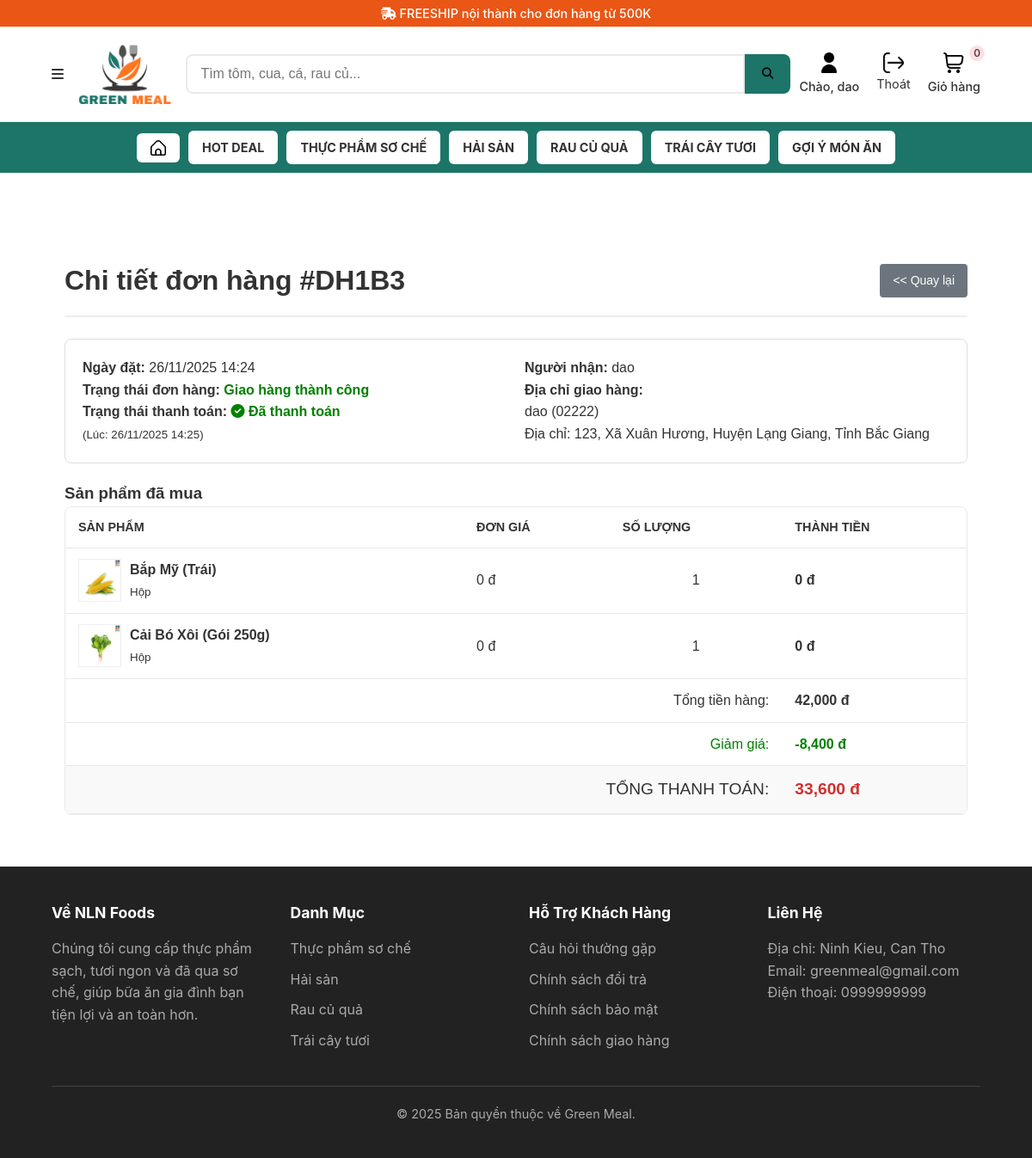
The app's page /public/account/orderDetail/DH1B3 (signed in) with its own data.
### tables this page shows
CREATE TABLE `danh_muc` (
  `ID_DM` varchar(5) NOT NULL,
  `TEN_DM` varchar(200) NOT NULL
);

CREATE TABLE `don_hang` (
  `ID_DH` varchar(5) NOT NULL,
  `ID_PTTT` varchar(5) NOT NULL,
  `ID_TK` char(15) NOT NULL,
  `DIA_CHI_GIAO_DH` varchar(1000) NOT NULL,
  `NGAY_GIO_TAO_DON` datetime NOT NULL,
  `NGAY_DU_KIEN_GIAO` date NOT NULL,
  `TONG_GIA_TRI_DH` decimal(10,2) NOT NULL,
  `TIEN_GIAM_GIA` decimal(10,2) NOT NULL,
  `SO_TIEN_THANH_TOAN` decimal(10,2) NOT NULL,
  `TRANG_THAI_THANH_TOAN` varchar(50) NOT NULL,
  `NGAY_THANH_TOAN` datetime NOT NULL,
  `TRANG_THAI_BL` varchar(50) NOT NULL
);

CREATE TABLE `don_hang_hien_tai` (
  `ID_DH` varchar(5) NOT NULL,
  `TRANG_THAI_DHHT` varchar(50) NOT NULL DEFAULT 'Chờ xử lý',
  `NGAY_GIO_CAP_NHAT` datetime NOT NULL
);

CREATE TABLE `tai_khoan` (
  `ID_TK` char(15) NOT NULL,
  `ID_GH` varchar(5) NOT NULL,
  `ID_ND` varchar(5) NOT NULL,
  `HO_TEN` varchar(30) NOT NULL,
  `GIOI_TINH` char(10) NOT NULL,
  `SDT_TK` char(15) NOT NULL,
  `EMAIL` varchar(100) NOT NULL,
  `MAT_KHAU` varchar(255) NOT NULL,
  `NGAY_GIO_TAO_TK` datetime NOT NULL,
  `NGAY_GIO_CAP_NHAT` datetime NOT NULL,
  `DIA_CHI_AVT` varchar(200) DEFAULT NULL
);

CREATE TABLE `chi_tiet_don_hang` (
  `ID_DH` varchar(5) NOT NULL,
  `ID_HH` varchar(5) NOT NULL,
  `SO_LUONG_BAN_RA` int(11) NOT NULL,
  `don_gia_ban` decimal(10,0) NOT NULL
);

CREATE TABLE `hang_hoa` (
  `ID_HH` varchar(5) NOT NULL,
  `ID_LHH` varchar(5) NOT NULL,
  `ID_DVT` varchar(5) NOT NULL,
  `ID_KM` varchar(5) DEFAULT NULL,
  `TEN_HH` varchar(100) NOT NULL,
  `link_anh` varchar(255) DEFAULT NULL,
  `MO_TA_HH` text NOT NULL,
  `SO_LUONG_TON_HH` decimal(10,2) NOT NULL,
  `DUOC_PHEP_BAN` tinyint(1) NOT NULL,
  `LA_HANG_SX` tinyint(1) NOT NULL,
  `HSD` datetime NOT NULL
);

CREATE TABLE `dvt` (
  `ID_DVT` varchar(5) NOT NULL,
  `DVT` varchar(50) NOT NULL
);

### src/views/account/order-detail.php (the view, shortened to what the rows shown need)
<?php require_once __DIR__ . '/../partials/header.php'; ?>
<div class="container account-page-container">
    <div class="account-header">
        <h2>Chi tiết đơn hàng #<?php echo $order['ID_DH']; ?></h2>
        <a href="<?php echo BASE_PATH; ?>/account/index" class="btn-secondary">&lt;&lt; Quay lại</a>
    </div>
    <div class="order-info-box" style="background: #fff; padding: 20px; border: 1px solid #ddd; border-radius: 8px; margin-bottom: 20px;">
        <div class="row" style="display: flex; flex-wrap: wrap; gap: 20px;">
            <div style="flex: 1;">
                <p><strong>Ngày đặt:</strong> <?php echo date('d/m/Y H:i', strtotime($order['NGAY_GIO_TAO_DON'])); ?></p>
                <p><strong>Trạng thái đơn hàng:</strong>
                    <?php
                    $stt = $order['TRANG_THAI_DHHT'];
                    $color = 'gray';
                    if($stt == 'Giao hàng thành công') $color = 'green';
                    ?>
                    <span style="color: <?php echo $color; ?>; font-weight: bold;"><?php echo $stt; ?></span>
                </p>
                <p><strong>Trạng thái thanh toán:</strong>
                    <?php if ($order['TRANG_THAI_THANH_TOAN'] == 'Đã thanh toán'): ?>
                        <span style="color: green; font-weight: bold;">
                            <i class="fa fa-check-circle"></i> Đã thanh toán
                        </span>
                        <?php if(!empty($order['NGAY_THANH_TOAN']) && $order['NGAY_THANH_TOAN'] != '0000-00-00 00:00:00'): ?>
                            <br><small>(Lúc: <?php echo date('d/m/Y H:i', strtotime($order['NGAY_THANH_TOAN'])); ?>)</small>
                        <?php endif; ?>
                    <?php else: ?>
                        <span style="color: red;">Chưa thanh toán</span>
                    <?php endif; ?>
                </p>
            </div>
            <div style="flex: 1;">
                <p><strong>Người nhận:</strong> <?php echo htmlspecialchars($order['HO_TEN'] ?? $_SESSION['user']['HO_TEN']); ?></p>
                <p><strong>Địa chỉ giao hàng:</strong><br> <?php echo nl2br(htmlspecialchars($order['DIA_CHI_GIAO_DH'])); ?></p>
            </div>
        </div>
    </div>
    <h3>Sản phẩm đã mua</h3>
    <div class="data-table-wrapper">
        <table class="data-table">
            <thead>
                <tr>
                    <th>Sản phẩm</th>
                    <th>Đơn giá</th>
                    <th>Số lượng</th>
                    <th>Thành tiền</th>
                </tr>
            </thead>
            <tbody>
                <?php foreach ($items as $item): ?>
                <tr>
                    <td>
                        <div style="display: flex; align-items: center;">
                            <?php if(!empty($item['link_anh'])): ?>
                                <img src="<?php echo BASE_PATH . '/uploads/' . $item['link_anh']; ?>" width="50" style="margin-right: 10px; border: 1px solid #eee;">
                            <?php endif; ?>
                            <div>
                                <strong><?php echo htmlspecialchars($item['TEN_HH']); ?></strong>
                                <br><small><?php echo htmlspecialchars($item['DVT'] ?? ''); ?></small>
                            </div>
                        </div>
                    </td>
                    <td><?php echo number_format($item['don_gia_ban']); ?> đ</td>
                    <td style="text-align: center;"><?php echo $item['SO_LUONG_BAN_RA']; ?></td>
                    <td style="font-weight: bold;"><?php echo number_format($item['don_gia_ban'] * $item['SO_LUONG_BAN_RA']); ?> đ</td>
                </tr>
                <?php endforeach; ?>
            </tbody>
            <tfoot>
                <tr>
                    <td colspan="3" style="text-align: right;">Tổng tiền hàng:</td>
                    <td style="font-weight: bold;"><?php echo number_format($order['TONG_GIA_TRI_DH']); ?> đ</td>
                </tr>
                <tr>
                    <td colspan="3" style="text-align: right; color: green;">Giảm giá:</td>
                    <td style="font-weight: bold; color: green;">-<?php echo number_format($order['TIEN_GIAM_GIA']); ?> đ</td>
                </tr>
                <tr style="background-color: #f9f9f9;">
                    <td colspan="3" style="text-align: right; font-size: 1.2em;">TỔNG THANH TOÁN:</td>
                    <td style="font-weight: bold; color: #d32f2f; font-size: 1.2em;"><?php echo number_format($order['SO_TIEN_THANH_TOAN']); ?> đ</td>
                </tr>
            </tfoot>
        </table>
    </div>
</div>
<?php require_once __DIR__ . '/../partials/footer.php'; ?>

### src/views/partials/header.php (shortened to what the rows shown need)
<!DOCTYPE html>
<html lang="vi">
<head>
    <link rel="stylesheet" href="<?php echo BASE_PATH; ?>/css/style.css">
    <link rel="stylesheet" href="https://cdnjs.cloudflare.com/ajax/libs/font-awesome/6.4.0/css/all.min.css">
</head>
<body>
<div class="top-bar-shipping">
    <div class="container">
        <i class="fa-solid fa-truck-fast"></i> FREESHIP nội thành cho đơn hàng từ 500K
    </div>
</div>
<header class="main-header">
    <div class="container">
        <div class="menu-toggle">
            <i class="fa-solid fa-bars"></i>
        </div>
        <a href="<?php echo BASE_PATH; ?>/" class="logo">
            <img src="<?php echo BASE_PATH; ?>/images/logo-green-meal.png" alt="NLN Foods Logo" class="logo-image">
        </a>
        <form class="search-bar" action="<?php echo BASE_PATH; ?>/search" method="GET">
            <input type="text" placeholder="Tìm tôm, cua, cá, rau củ..." name="q" value="<?php echo htmlspecialchars($_GET['q'] ?? ''); ?>">
            <button type="submit">
                <i class="fa-solid fa-magnifying-glass"></i>
            </button>
        </form>
        <div class="header-icons">
            <?php if (isset($_SESSION['user'])): ?>
                <a href="<?php echo BASE_PATH; ?>/account/index" class="header-icon-item">
                    <img src="<?php echo BASE_PATH; ?>/images/user-icon-2.png" alt="Tài khoản" class="header-main-icon">
                    <span class="icon-label">Chào, <?php echo htmlspecialchars($_SESSION['user']['HO_TEN'] ?? 'Bạn'); ?></span>
                </a>
                <form action="<?php echo BASE_PATH; ?>/auth/logout" method="POST" class="logout-form">
                    <button type="submit" class="header-icon-item-button">
                        <img src="<?php echo BASE_PATH; ?>/images/exit.png" alt="Đăng xuất" class="header-main-icon">
                        <span class="icon-label">Thoát</span>
                    </button>
                </form>
            <?php endif; ?>
            <a href="<?php echo BASE_PATH; ?>/cart/index" class="header-icon-item cart-wrapper">
                <div class="cart-icon-box">
                    <img src="<?php echo BASE_PATH; ?>/images/shopping-cart.png" alt="Giỏ hàng" class="header-main-icon">
                    <span class="cart-count"><?php echo $_SESSION['cart_count'] ?? 0; ?></span>
                </div>
                <span class="icon-label">Giỏ hàng</span>
            </a>
        </div>
    </div>
</header>
<nav class="sub-nav">
    <div class="container">
        <ul>
            <li>
                <a href="<?php echo BASE_PATH; ?>/" class="sub-nav-home-icon">
                    <img src="<?php echo BASE_PATH; ?>/images/home.png" alt="Trang chủ">
                </a>
            </li>
            <li><a href="#">HOT DEAL</a></li>
            <?php if (isset($categories) && !empty($categories)):
                foreach ($categories as $category): ?>
                <li>
                    <a href="<?php echo BASE_PATH; ?>/product/category/<?php echo $category['ID_DM']; ?>">
                        <?php echo htmlspecialchars($category['TEN_DM']); ?>
                    </a>
                </li>
            <?php endforeach; endif; ?>
            <li><a href="#">Gợi ý món ăn</a></li>
        </ul>
    </div>
</nav>
<main></main>

### src/views/partials/footer.php (shortened to what the rows shown need)
</main> <footer class="main-footer">
    <div class="container">
        <div class="footer-grid">
            <div class="footer-column">
                <h5>Về NLN Foods</h5>
                <p>Chúng tôi cung cấp thực phẩm sạch, tươi ngon và đã qua sơ chế, giúp bữa ăn gia đình bạn tiện lợi và an toàn hơn.</p>
            </div>
            <div class="footer-column">
                <h5>Danh Mục</h5>
                <ul>
                    <?php
                    if (isset($categories) && !empty($categories)):
                        foreach ($categories as $category):
                    ?>
                        <li>
                            <a href="/NLN_NLCS/public/product/category/<?php echo $category['ID_DM']; ?>">
                                <?php echo htmlspecialchars($category['TEN_DM']); ?>
                            </a>
                        </li>
                    <?php
                        endforeach;
                    endif;
                    ?>
                </ul>
            </div>
            <div class="footer-column">
                <h5>Hỗ Trợ Khách Hàng</h5>
                <ul>
                    <li><a href="#">Câu hỏi thường gặp</a></li>
                    <li><a href="#">Chính sách đổi trả</a></li>
                    <li><a href="#">Chính sách bảo mật</a></li>
                    <li><a href="#">Chính sách giao hàng</a></li>
                </ul>
            </div>
            <div class="footer-column">
                <h5>Liên Hệ</h5>
                <p>
                    Địa chỉ: Ninh Kieu, Can Tho <br>
                    Email: greenmeal@gmail.com<br>
                    Điện thoại: 0999999999
                </p>
            </div>
        </div>
        <div class="footer-bottom">
            <p>&copy; <?php echo date('Y'); ?> Bản quyền thuộc về Green Meal.</p>
        </div>
    </div>
</footer>
</body>
</html>

### records on screen
danh_muc: TEN_DM "THỰC PHẨM SƠ CHẾ", TEN_DM "Thực phẩm sơ chế"
danh_muc: TEN_DM "HẢI SẢN", TEN_DM "Hải sản"
danh_muc: TEN_DM "RAU CỦ QUẢ", TEN_DM "Rau củ quả"
danh_muc: TEN_DM "TRÁI CÂY TƯƠI", TEN_DM "Trái cây tươi"
don_hang: ID_DH "DH1B3", NGAY_GIO_TAO_DON "26/11/2025 14:24", don_hang_hien_tai.TRANG_THAI_DHHT "Giao hàng thành công", NGAY_THANH_TOAN "26/11/2025 14:25", ID_TK.HO_TEN "dao", DIA_CHI_GIAO_DH "dao (02222) Địa chỉ: 123, Xã Xuân Hương, Huyện Lạng Giang, Tỉnh Bắc Giang", TONG_GIA_TRI_DH "42,000", TIEN_GIAM_GIA "8,400", SO_TIEN_THANH_TOAN "33,600"
chi_tiet_don_hang: ID_HH.link_anh (picture), ID_HH.TEN_HH "Bắp Mỹ (Trái)", dvt.DVT "Hộp", don_gia_ban "0", SO_LUONG_BAN_RA "1", $item['don_gia_ban']*$item['SO_LUONG_BAN_RA'] "0"
chi_tiet_don_hang: ID_HH.link_anh (picture), ID_HH.TEN_HH "Cải Bó Xôi (Gói 250g)", dvt.DVT "Hộp", don_gia_ban "0", SO_LUONG_BAN_RA "1", $item['don_gia_ban']*$item['SO_LUONG_BAN_RA'] "0"

### other values on screen
$_SESSION['user']['HO_TEN'] "dao"
$_SESSION['cart_count'] "0"
